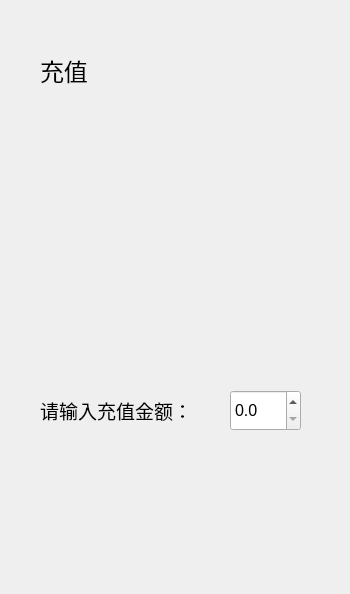
<?xml version="1.0" encoding="UTF-8"?>
<ui version="4.0">
 <class>recharge_dialog</class>
 <widget class="QDialog" name="recharge_dialog">
  <property name="geometry">
   <rect>
    <x>0</x>
    <y>0</y>
    <width>350</width>
    <height>594</height>
   </rect>
  </property>
  <property name="windowTitle">
   <string>Dialog</string>
  </property>
  <widget class="QLabel" name="label">
   <property name="geometry">
    <rect>
     <x>40</x>
     <y>30</y>
     <width>131</width>
     <height>81</height>
    </rect>
   </property>
   <property name="font">
    <font>
     <pointsize>18</pointsize>
    </font>
   </property>
   <property name="text">
    <string>&lt;html&gt;&lt;head/&gt;&lt;body&gt;&lt;p&gt;充值&lt;/p&gt;&lt;/body&gt;&lt;/html&gt;</string>
   </property>
  </widget>
  <widget class="QLabel" name="label_2">
   <property name="geometry">
    <rect>
     <x>40</x>
     <y>380</y>
     <width>181</width>
     <height>61</height>
    </rect>
   </property>
   <property name="font">
    <font>
     <pointsize>14</pointsize>
    </font>
   </property>
   <property name="text">
    <string>请输入充值金额：</string>
   </property>
  </widget>
  <widget class="QDoubleSpinBox" name="doubleSpinBox">
   <property name="geometry">
    <rect>
     <x>230</x>
     <y>390</y>
     <width>71</width>
     <height>41</height>
    </rect>
   </property>
   <property name="font">
    <font>
     <pointsize>12</pointsize>
    </font>
   </property>
   <property name="decimals">
    <number>1</number>
   </property>
  </widget>
 </widget>
 <resources/>
 <connections/>
</ui>
